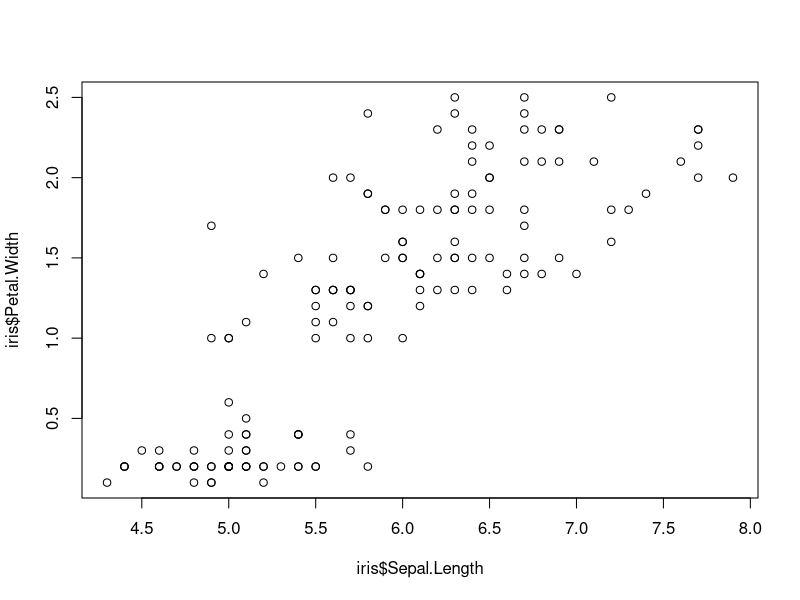
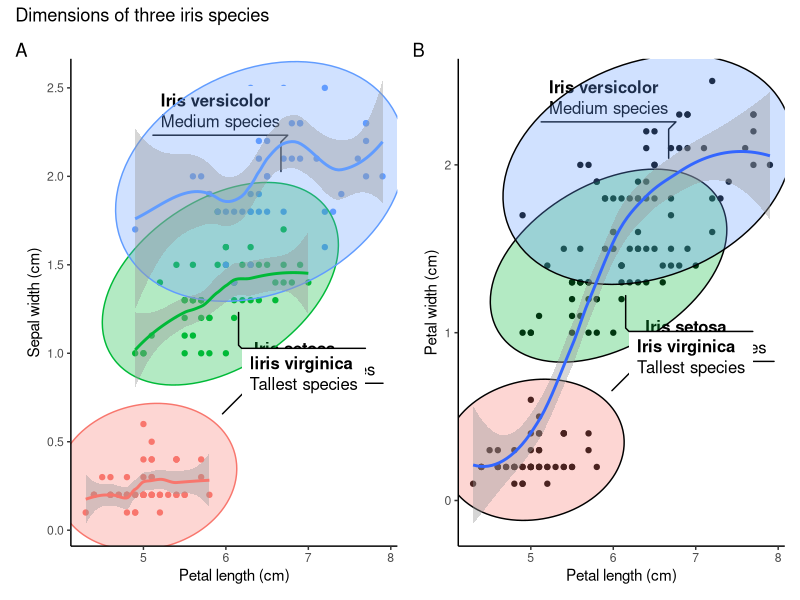

Here is the R script that generated these plots, in order:
# IRIS PLOT ----

# One of the beautiful plots I created using a range of packages

# I will use three packages

# install.packages("patchwork")
# install.packages("ggforce")
# install.packages("ggplot2")

# Let me load the packages using library() function.

library(patchwork)
library(ggforce)
library(ggplot2)

str(iris)

plot(iris$Sepal.Length, iris$Petal.Width)

separate_smooth <- ggplot(data = iris,
       mapping = aes(x = Sepal.Length,
                     y = Petal.Width,
                     color = Species)) +
  geom_point() +
  labs(x = "Petal length (cm)",
       y = "Sepal width (cm)") +
  geom_mark_ellipse(aes(fill = Species,
                        filter = Species == "setosa",
                        label = "Iris setosa",
                        description = "Shortest species")) +
  geom_mark_ellipse(aes(fill = Species,
                        filter = Species == "versicolor",
                        label = "Iris versicolor",
                        description = "Medium species")) +
  geom_mark_ellipse(aes(fill = Species,
                        filter = Species == "virginica",
                        label = "Iiris virginica",
                        description = "Tallest species")) +
  theme_classic() +
  geom_smooth()

uniform_smooth <- ggplot(data = iris,
                         mapping = aes(x = Sepal.Length,
                                       y = Petal.Width)) +
  geom_point() +
  labs(x = "Petal length (cm)",
       y = "Petal width (cm)") +
  geom_mark_ellipse(aes(fill = Species,
                        filter = Species == "setosa",
                        label = "Iris setosa",
                        description = "Shortest species")) +
  geom_mark_ellipse(aes(fill = Species,
                        filter = Species == "versicolor",
                        label = "Iris versicolor",
                        description = "Medium species")) +
  geom_mark_ellipse(aes(fill = Species,
                        filter = Species == "virginica",
                        label = "Iris virginica",
                        description = "Tallest species")) +
  theme_classic() +
  geom_smooth()

combined_plots <- separate_smooth + uniform_smooth

# Now I want to give the plots title and tags or labels to identify them

combined_plots_labeled <- combined_plots +
  plot_annotation(
    title = "Dimensions of three iris species",
    tag_levels = "A"
  ) # This makes the first plot to be a and the next to be b

# Now I want to remove the legends since the species labels are visible

combined_plots_labeled_no_legend <- combined_plots_labeled &
  theme(legend.position = "none")

combined_plots_labeled_no_legend # This will print out the final product.
